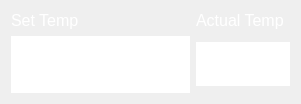
   <widget class="QWidget" name="layoutWidget">
    <property name="geometry">
     <rect>
      <x>10</x>
      <y>0</y>
      <width>301</width>
      <height>71</height>
     </rect>
    </property>
    <layout class="QGridLayout" name="gridLayout">
     <item row="0" column="0">
      <widget class="QLabel" name="label">
       <property name="font">
        <font>
         <pointsize>12</pointsize>
        </font>
       </property>
       <property name="text">
        <string>&lt;html&gt;&lt;head/&gt;&lt;body&gt;&lt;p&gt;&lt;span style=&quot; color:#ffffff;&quot;&gt;Set Temp&lt;/span&gt;&lt;/p&gt;&lt;/body&gt;&lt;/html&gt;</string>
       </property>
      </widget>
     </item>
     <item row="0" column="1">
      <widget class="QLabel" name="label_2">
       <property name="font">
        <font>
         <pointsize>12</pointsize>
        </font>
       </property>
       <property name="text">
        <string>&lt;html&gt;&lt;head/&gt;&lt;body&gt;&lt;p&gt;&lt;span style=&quot; color:#ffffff;&quot;&gt;Actual Temp&lt;/span&gt;&lt;/p&gt;&lt;/body&gt;&lt;/html&gt;</string>
       </property>
      </widget>
     </item>
     <item row="1" column="0">
      <widget class="QLineEdit" name="SetTemp">
       <property name="palette">
        <palette>
         <active>
          <colorrole role="WindowText">
           <brush brushstyle="SolidPattern">
            <color alpha="255">
             <red>255</red>
             <green>255</green>
             <blue>255</blue>
            </color>
           </brush>
          </colorrole>
          <colorrole role="Button">
           <brush brushstyle="SolidPattern">
            <color alpha="255">
             <red>98</red>
             <green>98</green>
             <blue>98</blue>
            </color>
           </brush>
          </colorrole>
          <colorrole role="Text">
           <brush brushstyle="SolidPattern">
            <color alpha="255">
             <red>255</red>
             <green>255</green>
             <blue>255</blue>
            </color>
           </brush>
          </colorrole>
          <colorrole role="ButtonText">
           <brush brushstyle="SolidPattern">
            <color alpha="255">
             <red>255</red>
             <green>255</green>
             <blue>255</blue>
            </color>
           </brush>
          </colorrole>
          <colorrole role="Base">
           <brush brushstyle="SolidPattern">
            <color alpha="255">
             <red>98</red>
             <green>98</green>
             <blue>98</blue>
            </color>
           </brush>
          </colorrole>
          <colorrole role="Window">
           <brush brushstyle="SolidPattern">
            <color alpha="255">
             <red>98</red>
             <green>98</green>
             <blue>98</blue>
            </color>
           </brush>
          </colorrole>
         </active>
         <inactive>
          <colorrole role="WindowText">
           <brush brushstyle="SolidPattern">
            <color alpha="255">
             <red>255</red>
             <green>255</green>
             <blue>255</blue>
            </color>
           </brush>
          </colorrole>
          <colorrole role="Button">
           <brush brushstyle="SolidPattern">
            <color alpha="255">
             <red>98</red>
             <green>98</green>
             <blue>98</blue>
            </color>
           </brush>
          </colorrole>
          <colorrole role="Text">
           <brush brushstyle="SolidPattern">
            <color alpha="255">
             <red>255</red>
             <green>255</green>
             <blue>255</blue>
            </color>
           </brush>
          </colorrole>
          <colorrole role="ButtonText">
           <brush brushstyle="SolidPattern">
            <color alpha="255">
             <red>255</red>
             <green>255</green>
             <blue>255</blue>
            </color>
           </brush>
          </colorrole>
          <colorrole role="Base">
           <brush brushstyle="SolidPattern">
            <color alpha="255">
             <red>98</red>
             <green>98</green>
             <blue>98</blue>
            </color>
           </brush>
          </colorrole>
          <colorrole role="Window">
           <brush brushstyle="SolidPattern">
            <color alpha="255">
             <red>98</red>
             <green>98</green>
             <blue>98</blue>
            </color>
           </brush>
          </colorrole>
         </inactive>
         <disabled>
          <colorrole role="WindowText">
           <brush brushstyle="SolidPattern">
            <color alpha="255">
             <red>255</red>
             <green>255</green>
             <blue>255</blue>
            </color>
           </brush>
          </colorrole>
          <colorrole role="Button">
           <brush brushstyle="SolidPattern">
            <color alpha="255">
             <red>98</red>
             <green>98</green>
             <blue>98</blue>
            </color>
           </brush>
          </colorrole>
          <colorrole role="Text">
           <brush brushstyle="SolidPattern">
            <color alpha="255">
             <red>255</red>
             <green>255</green>
             <blue>255</blue>
            </color>
           </brush>
          </colorrole>
          <colorrole role="ButtonText">
           <brush brushstyle="SolidPattern">
            <color alpha="255">
             <red>255</red>
             <green>255</green>
             <blue>255</blue>
            </color>
           </brush>
          </colorrole>
          <colorrole role="Base">
           <brush brushstyle="SolidPattern">
            <color alpha="255">
             <red>98</red>
             <green>98</green>
             <blue>98</blue>
            </color>
           </brush>
          </colorrole>
          <colorrole role="Window">
           <brush brushstyle="SolidPattern">
            <color alpha="255">
             <red>98</red>
             <green>98</green>
             <blue>98</blue>
            </color>
           </brush>
          </colorrole>
         </disabled>
        </palette>
       </property>
       <property name="font">
        <font>
         <pointsize>36</pointsize>
        </font>
       </property>
       <property name="autoFillBackground">
        <bool>false</bool>
       </property>
       <property name="styleSheet">
        <string notr="true">color: rgb(255, 255, 255);</string>
       </property>
       <property name="text">
        <string>350</string>
       </property>
       <property name="frame">
        <bool>false</bool>
       </property>
      </widget>
     </item>
     <item row="1" column="1">
      <widget class="QLineEdit" name="ActualTemp">
       <property name="palette">
        <palette>
         <active>
          <colorrole role="WindowText">
           <brush brushstyle="SolidPattern">
            <color alpha="255">
             <red>255</red>
             <green>255</green>
             <blue>255</blue>
            </color>
           </brush>
          </colorrole>
          <colorrole role="Button">
           <brush brushstyle="SolidPattern">
            <color alpha="255">
             <red>98</red>
             <green>98</green>
             <blue>98</blue>
            </color>
           </brush>
          </colorrole>
          <colorrole role="Text">
           <brush brushstyle="SolidPattern">
            <color alpha="255">
             <red>255</red>
             <green>255</green>
             <blue>255</blue>
            </color>
           </brush>
          </colorrole>
          <colorrole role="ButtonText">
           <brush brushstyle="SolidPattern">
            <color alpha="255">
             <red>255</red>
             <green>255</green>
             <blue>255</blue>
            </color>
           </brush>
          </colorrole>
          <colorrole role="Base">
           <brush brushstyle="SolidPattern">
            <color alpha="255">
             <red>98</red>
             <green>98</green>
             <blue>98</blue>
            </color>
           </brush>
          </colorrole>
          <colorrole role="Window">
           <brush brushstyle="SolidPattern">
            <color alpha="255">
             <red>98</red>
             <green>98</green>
             <blue>98</blue>
            </color>
           </brush>
          </colorrole>
         </active>
         <inactive>
          <colorrole role="WindowText">
           <brush brushstyle="SolidPattern">
            <color alpha="255">
             <red>255</red>
             <green>255</green>
             <blue>255</blue>
            </color>
           </brush>
          </colorrole>
          <colorrole role="Button">
           <brush brushstyle="SolidPattern">
            <color alpha="255">
             <red>98</red>
             <green>98</green>
             <blue>98</blue>
            </color>
           </brush>
          </colorrole>
          <colorrole role="Text">
           <brush brushstyle="SolidPattern">
            <color alpha="255">
             <red>255</red>
             <green>255</green>
             <blue>255</blue>
            </color>
           </brush>
          </colorrole>
          <colorrole role="ButtonText">
           <brush brushstyle="SolidPattern">
            <color alpha="255">
             <red>255</red>
             <green>255</green>
             <blue>255</blue>
            </color>
           </brush>
          </colorrole>
          <colorrole role="Base">
           <brush brushstyle="SolidPattern">
            <color alpha="255">
             <red>98</red>
             <green>98</green>
             <blue>98</blue>
            </color>
           </brush>
          </colorrole>
          <colorrole role="Window">
           <brush brushstyle="SolidPattern">
            <color alpha="255">
             <red>98</red>
             <green>98</green>
             <blue>98</blue>
            </color>
           </brush>
          </colorrole>
         </inactive>
         <disabled>
          <colorrole role="WindowText">
           <brush brushstyle="SolidPattern">
            <color alpha="255">
             <red>255</red>
             <green>255</green>
             <blue>255</blue>
            </color>
           </brush>
          </colorrole>
          <colorrole role="Button">
           <brush brushstyle="SolidPattern">
            <color alpha="255">
             <red>98</red>
             <green>98</green>
             <blue>98</blue>
            </color>
           </brush>
          </colorrole>
          <colorrole role="Text">
           <brush brushstyle="SolidPattern">
            <color alpha="255">
             <red>255</red>
             <green>255</green>
             <blue>255</blue>
            </color>
           </brush>
          </colorrole>
          <colorrole role="ButtonText">
           <brush brushstyle="SolidPattern">
            <color alpha="255">
             <red>255</red>
             <green>255</green>
             <blue>255</blue>
            </color>
           </brush>
          </colorrole>
          <colorrole role="Base">
           <brush brushstyle="SolidPattern">
            <color alpha="255">
             <red>98</red>
             <green>98</green>
             <blue>98</blue>
            </color>
           </brush>
          </colorrole>
          <colorrole role="Window">
           <brush brushstyle="SolidPattern">
            <color alpha="255">
             <red>98</red>
             <green>98</green>
             <blue>98</blue>
            </color>
           </brush>
          </colorrole>
         </disabled>
        </palette>
       </property>
       <property name="font">
        <font>
         <pointsize>28</pointsize>
        </font>
       </property>
       <property name="autoFillBackground">
        <bool>false</bool>
       </property>
       <property name="styleSheet">
        <string notr="true">color: rgb(255, 255, 255);</string>
       </property>
       <property name="text">
        <string/>
       </property>
       <property name="frame">
        <bool>false</bool>
       </property>
      </widget>
     </item>
    </layout>
    <zorder>ActualTemp</zorder>
    <zorder>SetTemp</zorder>
    <zorder>label</zorder>
    <zorder>label_2</zorder>
   </widget>
